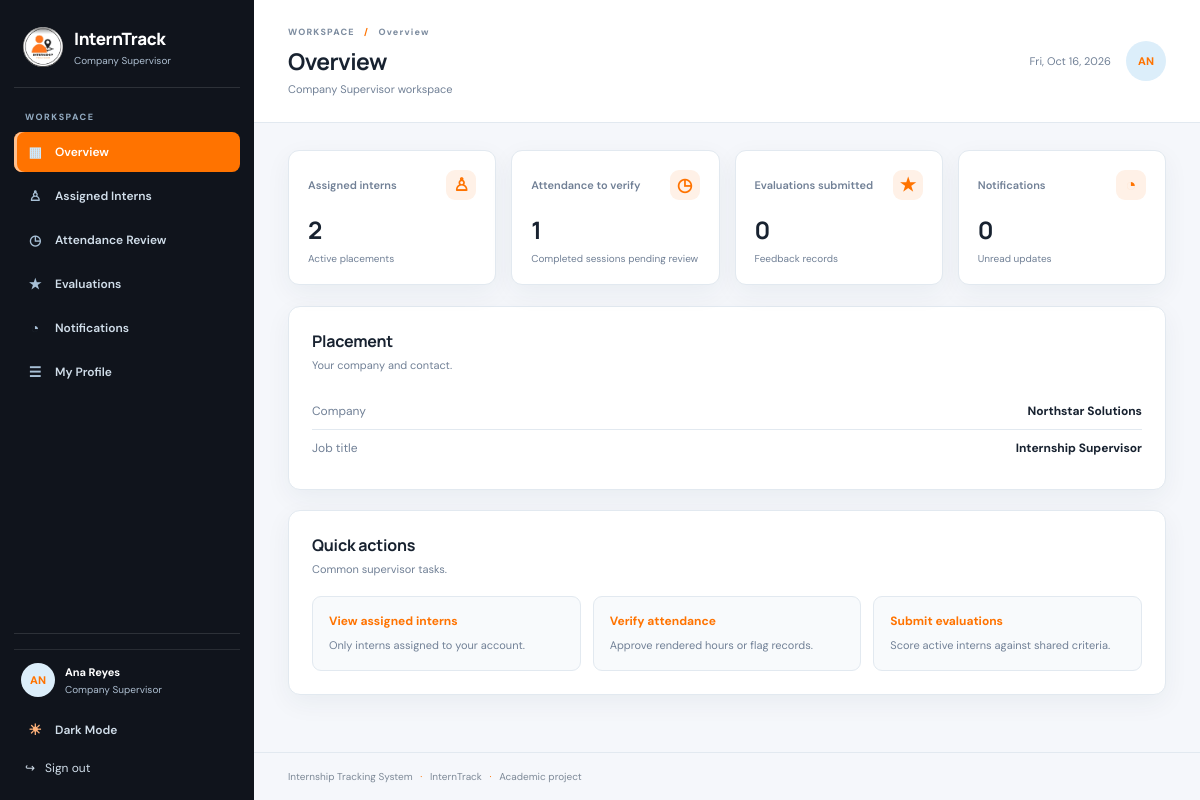
The page /supervisor/dashboard.php (signed in) on the database its author committed.
### tables this page shows
CREATE TABLE users (
  id            BIGINT UNSIGNED AUTO_INCREMENT PRIMARY KEY,
  username      VARCHAR(80)  NOT NULL UNIQUE,
  full_name     VARCHAR(120) NOT NULL,
  email         VARCHAR(190) NOT NULL UNIQUE,
  avatar        VARCHAR(255) NULL,
  password_hash VARCHAR(255) NOT NULL,
  role          ENUM('student','supervisor','coordinator') NOT NULL,
  status        ENUM('active','inactive') NOT NULL DEFAULT 'active',
  created_at    TIMESTAMP NOT NULL DEFAULT CURRENT_TIMESTAMP,
  updated_at    TIMESTAMP NOT NULL DEFAULT CURRENT_TIMESTAMP ON UPDATE CURRENT_TIMESTAMP,
  INDEX idx_users_role_status (role, status)
);

### config/config.php (called while the page is built, shortened)
<?php
function url(string $path = ''): string
{
    static $base = null;
    if ($base === null) {
        $docRoot = str_replace('\\', '/', rtrim((string)($_SERVER['DOCUMENT_ROOT'] ?? ''), '/'));
        $appRoot = str_replace('\\', '/', APP_ROOT);
        if ($docRoot !== '' && str_starts_with($appRoot, $docRoot)) {
            $base = rtrim(substr($appRoot, strlen($docRoot)), '/');
        } else {
            $script = str_replace('\\', '/', (string)($_SERVER['SCRIPT_NAME'] ?? ''));
            $base = rtrim(dirname($script), '/');
            if (basename($base) === 'student' || basename($base) === 'coordinator' || basename($base) === 'supervisor') {
                $base = dirname($base);
            }
        }
    }
    return $base . '/' . ltrim($path, '/');
}

### includes/auth.php (called while the page is built, shortened)
<?php
require_once __DIR__ . '/functions.php';
function current_user(): ?array
{
    return $_SESSION['user'] ?? null;
}
function dashboard_path_for_role(string $role): string
{
    return match ($role) {
        'student'     => 'student/dashboard.php',
        'supervisor'  => 'supervisor/dashboard.php',
        'coordinator' => 'coordinator/dashboard.php',
        default       => 'login.php',
    };
}
function require_login(): array
{
    static $validated = false;
    $user = current_user();
    if (!$validated) {
        $db = database_or_null();
        if ($db instanceof PDO) {
            $fresh = query_one(
                $db,
                "SELECT id, username, full_name, email, avatar, role FROM users WHERE id = ? AND status = 'active'",
                [(int)$user['id']]
            );
        }
        $validated = true;
    }
    return $_SESSION['user'];
}
function require_role(array $roles): array
{
    $user = require_login();
    return $user;
}
function supervisor_profile(PDO $db, int $userId): ?array
{
    return query_one($db, 'SELECT * FROM supervisors WHERE user_id = ?', [$userId]);
}

### supervisor/dashboard.php (the view, shortened to what this page needs)
<?php
$db = database_or_null();
$user = require_role(['supervisor']);
$supervisor = supervisor_profile($db, (int)$user['id']);
$title = 'Overview';
$active = 'dashboard';
require __DIR__ . '/../includes/header.php';
$supId = (int)$supervisor['id'];
$internCount = (int)query_value($db, "SELECT COUNT(*) FROM internship_placements WHERE supervisor_id = ? AND status = 'active'", [$supId]);
$pendingAttendance = (int)query_value(
    $db,
    "SELECT COUNT(*) FROM attendance_records a
     JOIN internship_placements i ON i.id = a.placement_id
     WHERE i.supervisor_id = ? AND a.status = 'pending' AND a.time_out IS NOT NULL",
    [$supId]
);
$evaluationCount = (int)query_value($db, 'SELECT COUNT(*) FROM evaluations WHERE supervisor_id = ?', [$supId]);
$company = query_value($db, 'SELECT name FROM companies WHERE id = ?', [(int)($supervisor['company_id'] ?? 0)]);
$unread = (int)query_value($db, 'SELECT COUNT(*) FROM notifications WHERE user_id = ? AND read_at IS NULL', [(int)$user['id']]);
echo '<div class="stats-grid">';
echo stat_card('Assigned interns', (string)$internCount, 'Active placements', '♙');
echo stat_card('Attendance to verify', (string)$pendingAttendance, 'Completed sessions pending review', '◷');
echo stat_card('Evaluations submitted', (string)$evaluationCount, 'Feedback records', '★');
echo stat_card('Notifications', (string)$unread, 'Unread updates', '◔');
echo '</div>';
echo panel('Placement', 'Your company and contact.',
    '<ul class="detail-list">'
    . '<li><span>Company</span><strong>' . e($company ?: 'Not assigned') . '</strong></li>'
    . '<li><span>Job title</span><strong>' . e($supervisor['job_title'] ?: '—') . '</strong></li>'
    . '</ul>');
echo panel('Quick actions', 'Common supervisor tasks.', '<div class="action-grid">'
    . '<a class="action-card" href="' . e(url('supervisor/interns.php')) . '"><strong>View assigned interns</strong><span>Only interns assigned to your account.</span></a>'
    . '<a class="action-card" href="' . e(url('supervisor/attendance.php')) . '"><strong>Verify attendance</strong><span>Approve rendered hours or flag records.</span></a>'
    . '<a class="action-card" href="' . e(url('supervisor/evaluations.php')) . '"><strong>Submit evaluations</strong><span>Score active interns against shared criteria.</span></a>'
    . '</div>');
require __DIR__ . '/../includes/footer.php';

### includes/header.php (shortened to what this page needs)
<?php
$user = require_login();
$role = $user['role'];
$navMenus = [
    'student' => [
        'dashboard'     => ['student/dashboard.php', 'Overview', '▦'],
        'profile'       => ['student/profile.php', 'My Profile', '☰'],
        'placement'     => ['student/placement.php', 'Placement', '⌂'],
        'requirements'  => ['student/requirements.php', 'Requirements', '▤'],
        'attendance'    => ['student/attendance.php', 'Attendance & Hours', '◷'],
        'evaluations'   => ['student/evaluations.php', 'Evaluations', '★'],
        'notifications' => ['student/notifications.php', 'Notifications', '◔'],
    ],
    'supervisor' => [
        'dashboard'     => ['supervisor/dashboard.php', 'Overview', '▦'],
        'interns'       => ['supervisor/interns.php', 'Assigned Interns', '♙'],
        'attendance'    => ['supervisor/attendance.php', 'Attendance Review', '◷'],
        'evaluations'   => ['supervisor/evaluations.php', 'Evaluations', '★'],
        'notifications' => ['supervisor/notifications.php', 'Notifications', '◔'],
        'profile'       => ['supervisor/profile.php', 'My Profile', '☰'],
    ],
    'coordinator' => [
        'dashboard'     => ['coordinator/dashboard.php', 'Overview', '▦'],
        'students'      => ['coordinator/students.php', 'Students', '♙'],
        'companies'     => ['coordinator/companies.php', 'Companies', '⌂'],
        'supervisors'   => ['coordinator/supervisors.php', 'Supervisors', '⚑'],
        'placements'    => ['coordinator/placements.php', 'Placements', '⇄'],
        'requirements'  => ['coordinator/requirements.php', 'Requirements', '▤'],
        'submissions'   => ['coordinator/submissions.php', 'Document Review', '⇩'],
        'attendance'    => ['coordinator/attendance.php', 'Attendance', '◷'],
        'evaluations'   => ['coordinator/evaluations.php', 'Evaluations', '★'],
        'announcements' => ['coordinator/announcements.php', 'Announcements', '✎'],
        'users'         => ['coordinator/users.php', 'User Accounts', '⚙'],
        'reports'       => ['coordinator/reports.php', 'Reports', '▣'],
        'profile'       => ['coordinator/profile.php', 'My Profile', '☰'],
        'notifications' => ['coordinator/notifications.php', 'Notifications', '◔'],
    ],
];
$menu = $navMenus[$role] ?? [];
$active = $active ?? 'dashboard';
$title = $title ?? 'Dashboard';
$displayName = $user['full_name'] ?: $user['username'];
?>
<!doctype html>
<html lang="en" data-theme="light">
<head>
  <link rel="stylesheet" href="<?= e(url('assets/css/style.css')) ?>">
</head>
<body class="app-page">
<div class="app-shell">
  <aside class="sidebar" id="sidebar">
    <a class="brand" href="<?= e(url(dashboard_path_for_role($role))) ?>">
      <img class="brand-mark-img" src="<?= e(url('assets/images/logo.png')) ?>" alt="<?= e(APP_NAME) ?> logo">
      <span><strong><?= e(APP_SHORT_NAME) ?></strong><small><?= e(role_label($role)) ?></small></span>
    </a>
    <div class="nav-label">WORKSPACE</div>
    <nav aria-label="Main navigation">
      <?php foreach ($menu as $key => $item): ?>
        <a class="nav-link <?= $active === $key ? 'active' : '' ?>" href="<?= e(url($item[0])) ?>">
          <span aria-hidden="true"><?= e($item[2]) ?></span><?= e($item[1]) ?>
        </a>
      <?php endforeach; ?>
    </nav>
    <div class="sidebar-bottom">
      <div class="user-chip">
        <?= avatar_html($user) ?>
        <span><strong><?= e($displayName) ?></strong><small><?= e(role_label($role)) ?></small></span>
      </div>
      <button type="button" class="theme-toggle" data-theme-toggle>
        <span data-theme-icon>☀</span><span data-theme-label>Dark Mode</span>
      </button>
      <form method="post" action="<?= e(url('logout.php')) ?>"><?= csrf_field() ?>
        <button class="logout-button" type="submit">↪ <span>Sign out</span></button>
      </form>
    </div>
  </aside>
  <main class="main-content">
    <header class="topbar">
      <div>
        <p class="breadcrumb">WORKSPACE <span>/</span> <?= e($title) ?></p>
        <h1><?= e($title) ?></h1>
        <p class="page-subtitle"><?= e(role_label($role)) ?> workspace</p>
      </div>
      <div class="topbar-side">
        <time><?= e(date('D, M j, Y')) ?></time>
        <?= avatar_html($user, 'avatar large') ?>
      </div>
    </header>
    <section class="content-area">

### includes/functions.php (shortened to what this page needs)
<?php
require_once __DIR__ . '/../config/config.php';
function e(mixed $value): string
{
    return htmlspecialchars((string)($value ?? ''), ENT_QUOTES | ENT_SUBSTITUTE, 'UTF-8');
}
function query_one(PDO $db, string $sql, array $params = []): ?array
{
    $query = $db->prepare($sql);
    $query->execute($params);
    $row = $query->fetch();
    return $row === false ? null : $row;
}
function query_value(PDO $db, string $sql, array $params = []): mixed
{
    $query = $db->prepare($sql);
    $query->execute($params);
    return $query->fetchColumn();
}
function stat_card(string $label, string $value, string $caption, string $icon = '•'): string
{
    return '<article class="stat-card"><div class="stat-head"><span>' . e($label)
        . '</span><span class="stat-icon" aria-hidden="true">' . e($icon) . '</span></div><strong>'
        . e($value) . '</strong><p>' . e($caption) . '</p></article>';
}
function panel(string $title, string $description, string $body, string $extraClass = ''): string
{
    return '<section class="panel ' . e($extraClass) . '"><div class="panel-title"><div><h2>'
        . e($title) . '</h2><p>' . e($description) . '</p></div></div>' . $body . '</section>';
}
function role_label(string $role): string
{
    return [
        'student'     => 'Student Intern',
        'supervisor'  => 'Company Supervisor',
        'coordinator' => 'Internship Coordinator',
    ][$role] ?? 'User';
}
function avatar_html(array $user, string $class = 'avatar'): string
{
    $name = ($user['full_name'] ?? '') !== '' ? $user['full_name'] : ($user['username'] ?? '?');
    $initials = strtoupper(mb_substr($name, 0, 2));
    return '<span class="' . e($class) . '">' . e($initials) . '</span>';
}
    ?><!doctype html>

### rows shown on the page
users: role "Company Supervisor", full_name "AN AN", full_name "Ana Reyes"

### other values the page prints
APP_SHORT_NAME "InternTrack"
$item[2] "▦"
$item[1] "Overview"
$item[2] "♙"
$item[1] "Assigned Interns"
$item[2] "◷"
$item[1] "Attendance Review"
$item[2] "★"
$item[1] "Evaluations"
$item[2] "◔"
$item[1] "Notifications"
$item[2] "☰"
$item[1] "My Profile"
$title "Overview"
$label "Assigned interns Attendance to verify Evaluations submitted Notifications"
